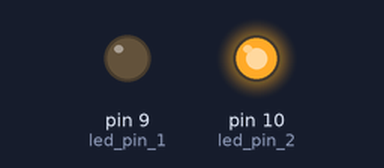
This sketch was run on a simulated Arduino Uno, built with avr-gcc and run on an emulated ATmega328P. Parts: output pins drawn as LEDs (lit = HIGH).

Above: at 2.8 s.
At 5.3 s:
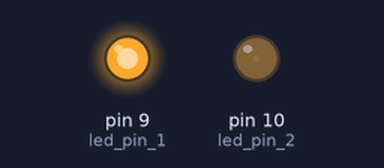
Timing chart, 0 to 7.9 s (numbered marks = the images above):
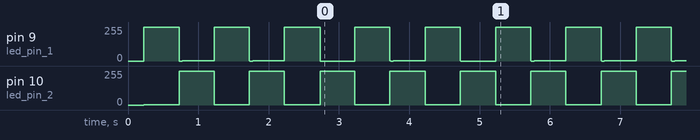

The sketch:

arduin_led_fade_pwm.ino
```cpp
#include <Math.h>

int led_pin_1 = 9;
int led_pin_2 = 10;

void setup()
{
  pinMode(led_pin_1, OUTPUT);
  pinMode(led_pin_2, OUTPUT);
  TCCR1B = (TCCR1B & 0xF8) | 1; // Set PWM Frequency of pin 9, 10 to low frequency (Timer 1).
}


void loop()
{
  float fade_speed = 0;
  float fade_freq = 1;
  float time_instant = 0;
  long time_tick = 0;
  while(true)
  {
    time_instant = (float)millis()/1000;
    float x = 0.5+0.5*sin(2*3.14*fade_freq*time_instant);
    float pwm_duty_ratio = x;
    int analog_write_value = 255*pwm_duty_ratio;
    analogWrite(led_pin_1, analog_write_value);
    analogWrite(led_pin_2, 255-analog_write_value);
//    if (millis() - time_tick > 1000)
//    {
//      Serial.print(time_instant);
//      Serial.print(", ");
//      Serial.println(x);
//      time_tick = millis();
//    }
  }
}
```
